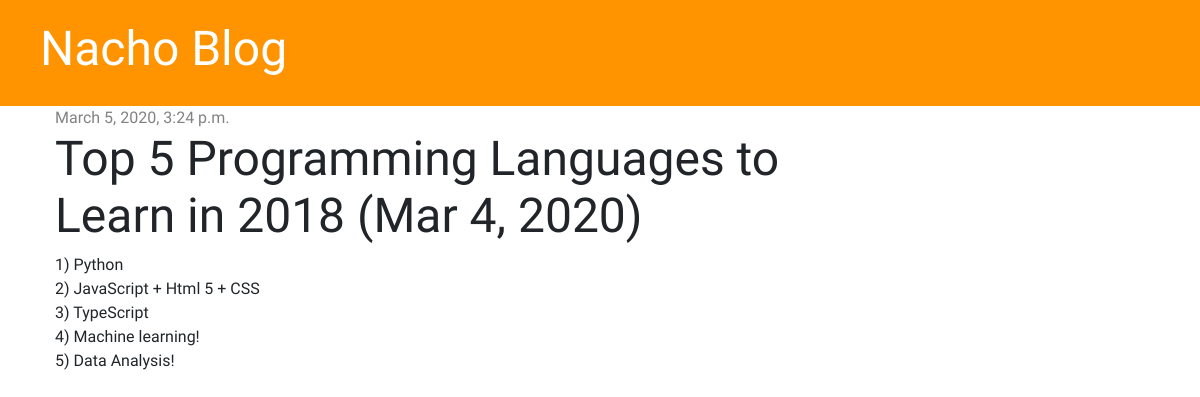
The app's page /post/2/ with its own data.
### blog/models.py (models this page shows, shortened)
class Post(models.Model):
    author = models.ForeignKey('auth.User', on_delete=models.CASCADE)
    title = models.CharField(max_length=200)
    text = models.TextField()
    created_date = models.DateTimeField(default=timezone.now)
    published_date = models.DateTimeField(blank=True, null=True)

### blog/views.py (the view)
# urls.py: path('post/<int:pk>/', views.post_detail, name='post_detail'),
def post_detail(request, pk):
    post = get_object_or_404(Post, pk=pk)
    stuff_for_frontend = {'post': post}
    return render(request, 'blog/post_detail.html', stuff_for_frontend)

### blog/templates/blog/post_detail.html (shortened to what this page needs)
{% extends 'blog/base.html' %}
{% block content %}
    <div class="post">
        {% if post.published_date %}
            <div class="date">
                {{ post.published_date }}
            </div>
            {% else %}
            <a href="{% url 'post_publish' pk=post.pk %}" class="btn btn-primary">Publish</a>
        {% endif %}
        <h1>{{ post.title }}</h1>
        <p>{{ post.text|linebreaksbr }}</p>
    </div>
{% endblock %}

### blog/static/css/blog.css (style rules this page uses)
h1, h2, h3, h4 { font-family: 'Tangerine', 'Inconsolata', 'Droid Sans', serif; font-size: 48px; }
.date { color: #828282; }
.post { margin-bottom: 70px; }

### blog/templates/blog/base.html (style rules this page uses)
body { font-family: 'Inconsolata', monospace; }

### records on screen
Post: published_date "March 5, 2020, 3:24 p.m.", title "Top 5 Programming Languages to Learn in 2018 (Mar 4, 2020)", text "1) Python 2) JavaScript + Html 5 + CSS 3) TypeScript 4) Machine learning! 5) Data Analysis!"
